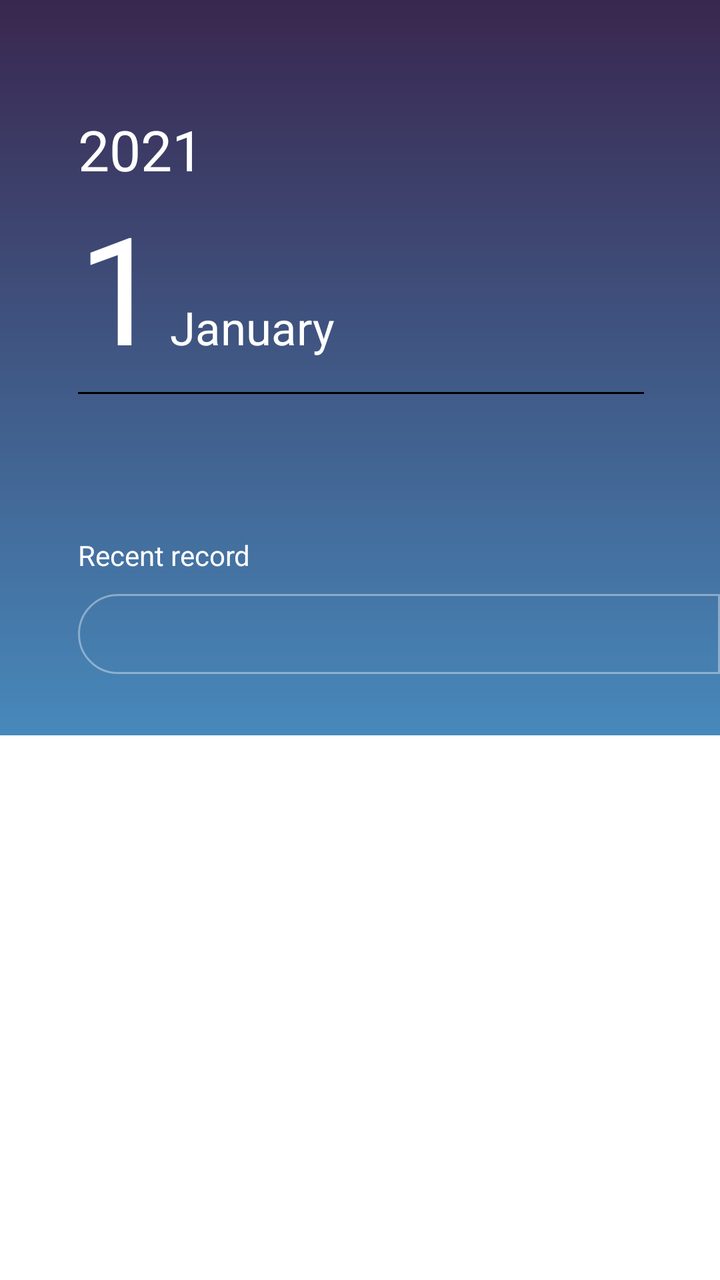
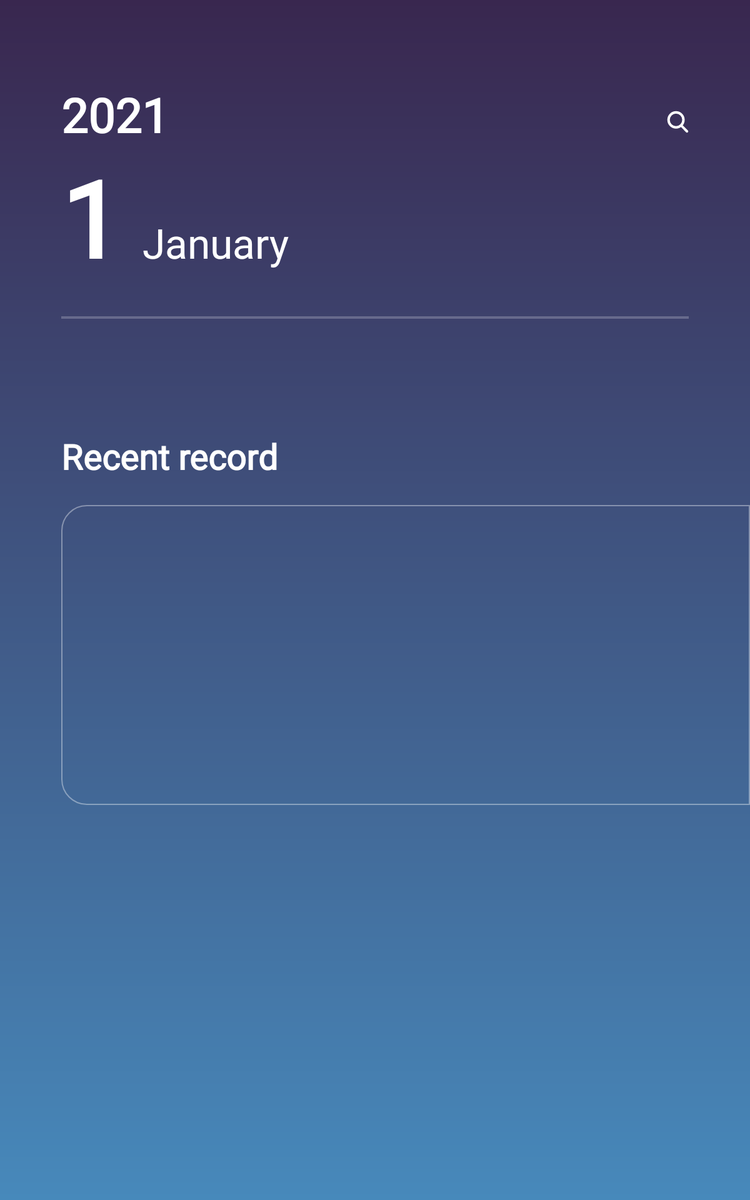

First picture: res/layout/ on a phone held upright. Second picture: the repository's own variant of that layout, on a device whose configuration matches the variant's folder. Source for both follows.
<!-- AndroidManifest.xml: application theme Theme.SoundDay -->
<!-- res/layout/activity_main.xml -->
<?xml version="1.0" encoding="utf-8"?>
<layout xmlns:android="http://schemas.android.com/apk/res/android"
    xmlns:app="http://schemas.android.com/apk/res-auto"
    xmlns:tools="http://schemas.android.com/tools"
    tools:context=".Activity.MainActivity">

    <ScrollView
        android:layout_width="match_parent"
        android:layout_height="match_parent">

        <androidx.constraintlayout.widget.ConstraintLayout
            android:layout_width="match_parent"
            android:layout_height="wrap_content"
            android:background="@drawable/background_main"
            android:paddingBottom="30dp">

            
            <TextView
                android:id="@+id/tv_year"
                android:layout_width="0dp"
                android:layout_height="wrap_content"
                android:layout_marginStart="39dp"
                android:layout_marginTop="56dp"
                android:text="2021"
                android:textSize="28sp"
                app:layout_constraintEnd_toStartOf="@id/img_searchIcon"
                app:layout_constraintStart_toStartOf="parent"
                app:layout_constraintTop_toTopOf="parent" />

            
            <ImageView
                android:id="@+id/img_searchIcon"
                android:layout_width="20dp"
                android:layout_height="20dp"
                android:layout_marginEnd="38dp"
                android:baselineAlignBottom="true"
                android:src="@color/black"
                android:visibility="invisible"
                app:layout_constraintBaseline_toBaselineOf="@id/tv_year"
                app:layout_constraintEnd_toEndOf="parent"
                app:layout_constraintStart_toEndOf="@id/tv_year" />

            
            <TextView
                android:id="@+id/tv_monthNumber"
                android:layout_width="wrap_content"
                android:layout_height="wrap_content"
                android:text="1"
                android:textSize="75sp"
                app:layout_constraintStart_toStartOf="@id/tv_year"
                app:layout_constraintTop_toBottomOf="@id/tv_year" />

            
            <TextView
                android:id="@+id/tv_monthString"
                android:layout_width="wrap_content"
                android:layout_height="wrap_content"
                android:layout_marginStart="4dp"
                android:text="January"
                android:textSize="23sp"
                app:layout_constraintBaseline_toBaselineOf="@id/tv_monthNumber"
                app:layout_constraintStart_toEndOf="@id/tv_monthNumber" />

            
            <androidx.recyclerview.widget.RecyclerView
                android:id="@+id/rcv_calendarDay"
                android:layout_width="0dp"
                android:layout_height="wrap_content"
                android:layout_marginTop="13dp"
                android:numColumns="7"
                android:overScrollMode="never"
                app:layout_constraintEnd_toEndOf="@id/img_searchIcon"
                app:layout_constraintStart_toStartOf="@id/tv_monthNumber"
                app:layout_constraintTop_toBottomOf="@+id/tv_monthString" />

            <View
                android:id="@+id/line"
                android:layout_width="0dp"
                android:layout_height="1dp"
                android:layout_marginTop="4dp"
                android:background="@color/black"
                app:layout_constraintEnd_toEndOf="@id/img_searchIcon"
                app:layout_constraintStart_toStartOf="@id/rcv_calendarDay"
                app:layout_constraintTop_toBottomOf="@id/rcv_calendarDay" />

            <androidx.recyclerview.widget.RecyclerView
                android:id="@+id/rcv_calendar"
                android:layout_width="0dp"
                android:layout_height="wrap_content"
                android:layout_marginTop="23dp"
                android:overScrollMode="never"
                app:layout_constraintEnd_toEndOf="@id/line"
                app:layout_constraintStart_toStartOf="@id/line"
                app:layout_constraintTop_toBottomOf="@+id/line" />
            


            
            <TextView
                android:id="@+id/tv_recentRecord"
                android:layout_width="wrap_content"
                android:layout_height="wrap_content"
                app:layout_constraintStart_toStartOf="@id/tv_monthNumber"
                app:layout_constraintTop_toBottomOf="@id/rcv_calendar"
                android:layout_marginTop="48dp"
                android:text="Recent record"
                android:paddingBottom="10dp"
                />

            <androidx.recyclerview.widget.RecyclerView
                android:id="@+id/rcv_recentDiaryList"
                android:layout_width="0dp"
                android:layout_height="wrap_content"
                app:layout_constraintEnd_toEndOf="parent"
                app:layout_constraintStart_toStartOf="@id/tv_recentRecord"
                app:layout_constraintTop_toBottomOf="@id/tv_recentRecord"
                android:overScrollMode="never"
                android:background="@drawable/round_border_white_20"
                android:paddingVertical="20dp"
                android:paddingHorizontal="25dp"
                />

            <TextView
                android:id="@+id/tv_noResult"
                android:layout_width="wrap_content"
                android:layout_height="wrap_content"
                android:text="당신의 하루를 말해보세요!"
                app:layout_constraintStart_toStartOf="@id/tv_recentRecord"
                app:layout_constraintTop_toBottomOf="@id/tv_recentRecord"
                android:layout_marginTop="20dp"
                android:layout_marginStart="25dp"
                android:visibility="invisible"
                />
        </androidx.constraintlayout.widget.ConstraintLayout>
    </ScrollView>
</layout>
<!-- resources referenced by this layout -->
<resources>
  <color name="black">#FF000000</color>
  <!-- drawable background_main (drawable) -->
  <vector xmlns:android="http://schemas.android.com/apk/res/android"
      xmlns:aapt="http://schemas.android.com/aapt"
      android:width="360dp"
      android:height="760dp"
      android:viewportWidth="360"
      android:viewportHeight="760">
    <path
        android:pathData="M0,0H360V760H0z">
      <aapt:attr name="android:fillColor">
        <gradient 
            android:startY="0"
            android:startX="180"
            android:endY="760"
            android:endX="180"
            android:type="linear">
          <item android:offset="0" android:color="#FF39274F"/>
          <item android:offset="1" android:color="#FF4789BB"/>
        </gradient>
      </aapt:attr>
    </path>
  </vector>
  <!-- drawable round_border_white_20 (drawable) -->
  <?xml version="1.0" encoding="utf-8"?>
  <selector xmlns:android="http://schemas.android.com/apk/res/android">
      <item>
          <shape android:shape="rectangle">
              <corners android:topLeftRadius="20dp"
                  android:bottomLeftRadius="20dp"
                  />
              <stroke android:color="#60FFFFFF" android:width="1dp"/>
          </shape>
      </item>
  </selector>
  <style name="Theme.SoundDay" parent="Theme.MaterialComponents.DayNight.DarkActionBar">
          
          <item name="colorPrimary">@color/purple_500</item>
          <item name="colorPrimaryVariant">@color/purple_700</item>
          <item name="colorOnPrimary">@color/white</item>
          
          <item name="colorSecondary">@color/teal_200</item>
          <item name="colorSecondaryVariant">@color/teal_700</item>
          <item name="colorOnSecondary">@color/black</item>
          
  
          
          <item name="windowActionBar">false</item>
          <item name="windowNoTitle">true</item>
  
          
          <item name="android:statusBarColor">@android:color/transparent</item>
  
          
          <item name="bottomSheetDialogTheme">@style/AppBottomSheetDialogTheme</item>
  
          
          <item name="android:textColor">@color/white</item>
  
      </style>
  <color name="purple_500">#FF6200EE</color>
  <color name="purple_700">#FF3700B3</color>
  <color name="white">#FFFFFFFF</color>
  <color name="teal_200">#FF03DAC5</color>
  <color name="teal_700">#FF018786</color>
  <style name="AppBottomSheetDialogTheme" parent="Theme.Design.Light.BottomSheetDialog">
          <item name="bottomSheetStyle">@style/AppModalStyle</item>
      </style>
  <style name="AppModalStyle" parent="Widget.Design.BottomSheet.Modal">
          <item name="android:background">@drawable/dialog_bottom</item>
      </style>
  <!-- drawable dialog_bottom (drawable) -->
  <?xml version="1.0" encoding="utf-8"?>
  <selector xmlns:android="http://schemas.android.com/apk/res/android">
      <item>
          <shape android:shape="rectangle">
              <solid android:color="#C2FFFFFF" />
              <corners android:topLeftRadius="20dp" android:topRightRadius="20dp" />
          </shape>
      </item>
  </selector>
</resources>
<!-- res/layout-large/activity_main.xml (the repository's variant of the layout above) -->
<!-- drawn on a 7-inch tablet held upright -->
<?xml version="1.0" encoding="utf-8"?>
<layout xmlns:android="http://schemas.android.com/apk/res/android"
    xmlns:app="http://schemas.android.com/apk/res-auto"
    xmlns:tools="http://schemas.android.com/tools"
    android:fitsSystemWindows="true"
    tools:context=".Activity.MainActivity">

    <ScrollView
        android:layout_width="match_parent"
        android:layout_height="match_parent"
        android:background="@drawable/background_main">

        <androidx.constraintlayout.widget.ConstraintLayout
            android:layout_width="match_parent"
            android:layout_height="wrap_content"
            android:paddingBottom="40dp">

            
            <TextView
                android:id="@+id/tv_year"
                style="@style/balooMedium"
                android:layout_width="0dp"
                android:layout_height="wrap_content"
                android:layout_marginStart="@dimen/_39dp"
                android:layout_marginTop="@dimen/_56dp"
                android:text="2021"
                android:textSize="@dimen/_28sp"
                app:layout_constraintEnd_toStartOf="@id/img_searchIcon"
                app:layout_constraintStart_toStartOf="parent"
                app:layout_constraintTop_toTopOf="parent" />

            
            <ImageView
                android:id="@+id/img_searchIcon"
                android:layout_width="wrap_content"
                android:layout_height="wrap_content"
                android:layout_marginEnd="@dimen/_39dp"
                android:baselineAlignBottom="true"
                android:src="@drawable/img_search"
                app:layout_constraintBaseline_toBaselineOf="@id/tv_year"
                app:layout_constraintEnd_toEndOf="parent"
                app:layout_constraintStart_toEndOf="@id/tv_year" />

            
            <TextView
                android:id="@+id/tv_monthNumber"
                style="@style/balooMedium"
                android:layout_width="wrap_content"
                android:layout_height="wrap_content"
                android:text="1"
                android:textSize="@dimen/_75sp"
                app:layout_constraintStart_toStartOf="@id/tv_year"
                app:layout_constraintTop_toBottomOf="@id/tv_year" />

            
            <TextView
                android:id="@+id/tv_monthString"
                style="@style/balooRegular"
                android:layout_width="wrap_content"
                android:layout_height="wrap_content"
                android:layout_marginStart="@dimen/_7dp"
                android:text="January"
                android:textSize="@dimen/_23sp"
                app:layout_constraintBaseline_toBaselineOf="@id/tv_monthNumber"
                app:layout_constraintStart_toEndOf="@id/tv_monthNumber" />

            
            <androidx.recyclerview.widget.RecyclerView
                android:id="@+id/rcv_calendarDay"
                android:layout_width="0dp"
                android:layout_height="wrap_content"
                android:layout_marginTop="@dimen/_13dp"
                android:numColumns="7"
                android:overScrollMode="never"
                app:layout_constraintEnd_toEndOf="@id/img_searchIcon"
                app:layout_constraintStart_toStartOf="@id/tv_monthNumber"
                app:layout_constraintTop_toBottomOf="@+id/tv_monthString" />


            <View
                android:id="@+id/line"
                android:layout_width="0dp"
                android:layout_height="@dimen/_1dp"
                android:layout_marginTop="@dimen/_14dp"
                android:background="@drawable/view_line"
                app:layout_constraintEnd_toEndOf="@id/img_searchIcon"
                app:layout_constraintStart_toStartOf="@id/rcv_calendarDay"
                app:layout_constraintTop_toBottomOf="@id/rcv_calendarDay" />

            <androidx.recyclerview.widget.RecyclerView
                android:id="@+id/rcv_calendar"
                android:layout_width="0dp"
                android:layout_height="wrap_content"
                android:layout_marginTop="@dimen/_23dp"
                android:overScrollMode="never"
                app:layout_constraintEnd_toEndOf="@id/line"
                app:layout_constraintStart_toStartOf="@id/line"
                app:layout_constraintTop_toBottomOf="@+id/line" />
            


            
            <TextView
                android:id="@+id/tv_recentRecord"
                android:layout_width="wrap_content"
                android:layout_height="wrap_content"
                android:layout_marginTop="@dimen/_48dp"
                android:paddingBottom="@dimen/_10dp"
                android:textSize="@dimen/_18sp"
                style="@style/balooMedium"
                android:text="Recent record"
                app:layout_constraintStart_toStartOf="@id/tv_monthNumber"
                app:layout_constraintTop_toBottomOf="@id/rcv_calendar" />

            
            <View
                android:layout_width="0dp"
                android:layout_height="240dp"
                app:layout_constraintEnd_toEndOf="parent"
                app:layout_constraintStart_toStartOf="@id/tv_recentRecord"
                app:layout_constraintTop_toBottomOf="@id/tv_recentRecord"
                android:background="@drawable/round_border_white_20"
                />

            <androidx.recyclerview.widget.RecyclerView
                android:id="@+id/rcv_recentDiaryList"
                style="@style/balooMedium"
                android:layout_width="0dp"
                android:layout_height="wrap_content"
                android:overScrollMode="never"
                android:paddingHorizontal="@dimen/_25dp"
                android:paddingVertical="@dimen/_20dp"
                app:layout_constraintEnd_toEndOf="parent"
                app:layout_constraintStart_toStartOf="@id/tv_recentRecord"
                app:layout_constraintTop_toBottomOf="@id/tv_recentRecord" />

            <TextView
                android:id="@+id/tv_noResult"
                style="@style/balooMedium"
                android:layout_width="wrap_content"
                android:layout_height="wrap_content"
                android:layout_marginStart="@dimen/_25dp"
                android:layout_marginTop="@dimen/_20dp"
                android:text="당신의 하루를 말해보세요!"
                android:textSize="@dimen/_17sp"
                android:visibility="invisible"
                app:layout_constraintStart_toStartOf="@id/tv_recentRecord"
                app:layout_constraintTop_toBottomOf="@id/tv_recentRecord" />

        </androidx.constraintlayout.widget.ConstraintLayout>
    </ScrollView>
</layout>
<!-- resources referenced by the variant -->
<!-- as a 7-inch tablet held upright resolves them -->
<resources>
  <!-- from res/values-large/ -->
  <dimen name="_10dp">20dp</dimen>
  <!-- from res/values-large/ -->
  <dimen name="_13dp">23dp</dimen>
  <!-- from res/values-large/ -->
  <dimen name="_14dp">14dp</dimen>
  <!-- from res/values-large/ -->
  <dimen name="_17sp">27sp</dimen>
  <!-- from res/values-large/ -->
  <dimen name="_18sp">28sp</dimen>
  <!-- from res/values-large/ -->
  <dimen name="_1dp">2dp</dimen>
  <!-- from res/values-large/ -->
  <dimen name="_20dp">30dp</dimen>
  <!-- from res/values-large/ -->
  <dimen name="_23dp">33dp</dimen>
  <!-- from res/values-large/ -->
  <dimen name="_23sp">33sp</dimen>
  <!-- from res/values-large/ -->
  <dimen name="_25dp">35dp</dimen>
  <!-- from res/values-large/ -->
  <dimen name="_28sp">38sp</dimen>
  <!-- from res/values-large/ -->
  <dimen name="_39dp">49dp</dimen>
  <!-- from res/values-large/ -->
  <dimen name="_48dp">58dp</dimen>
  <!-- from res/values-large/ -->
  <dimen name="_56dp">66dp</dimen>
  <!-- from res/values-large/ -->
  <dimen name="_75sp">85sp</dimen>
  <!-- from res/values-large/ -->
  <dimen name="_7dp">17dp</dimen>
  <!-- drawable img_search (drawable) -->
  <vector xmlns:android="http://schemas.android.com/apk/res/android"
      android:width="20.193dp"
      android:height="20.498dp"
      android:viewportWidth="20.193"
      android:viewportHeight="20.498">
    <path
        android:pathData="M9.8995,9.8986m-4.2426,4.2426a6,6 110.6402,1 1,8.4853 -8.4853a6,6 110.6402,1 1,-8.4853 8.4853"
        android:strokeLineJoin="round"
        android:strokeWidth="2"
        android:fillColor="#00000000"
        android:strokeColor="#fff"/>
    <path
        android:pathData="M14.5359,13.427l4.9497,4.9497a1,1 119.0546,0 1,0 1.4142,1 1,119.0546 0,1 -1.4142,0L13.1217,14.8412L14.5359,13.427z"
        android:fillColor="#fff"/>
  </vector>
  <!-- drawable round_border_white_20 (drawable) -->
  <?xml version="1.0" encoding="utf-8"?>
  <selector xmlns:android="http://schemas.android.com/apk/res/android">
      <item>
          <shape android:shape="rectangle">
              <corners android:topLeftRadius="20dp"
                  android:bottomLeftRadius="20dp"
                  />
              <stroke android:color="#60FFFFFF" android:width="1dp"/>
          </shape>
      </item>
  </selector>
  <!-- drawable view_line (drawable) -->
  <vector xmlns:android="http://schemas.android.com/apk/res/android"
      android:width="283dp"
      android:height="1dp"
      android:viewportWidth="283"
      android:viewportHeight="1">
    <path
        android:strokeWidth="1"
        android:pathData="M0,0.5L283,0.5"
        android:strokeAlpha="0.22"
        android:fillColor="#00000000"
        android:strokeColor="#fff"
        android:fillAlpha="0.22"/>
  </vector>
  <style name="balooMedium">
          <item name="fontFamily">@font/baloo2_font</item>
          <item name="android:textStyle">bold</item>
      </style>
  <style name="balooRegular">
          <item name="fontFamily">@font/baloo2_font</item>
      </style>
  <color name="purple_500">#FF6200EE</color>
  <color name="purple_700">#FF3700B3</color>
  <color name="white">#FFFFFFFF</color>
  <color name="teal_200">#FF03DAC5</color>
  <color name="teal_700">#FF018786</color>
  <color name="black">#FF000000</color>
  <style name="AppBottomSheetDialogTheme" parent="Theme.Design.Light.BottomSheetDialog">
          <item name="bottomSheetStyle">@style/AppModalStyle</item>
      </style>
  <style name="AppModalStyle" parent="Widget.Design.BottomSheet.Modal">
          <item name="android:background">@drawable/dialog_bottom</item>
      </style>
  <!-- drawable dialog_bottom (drawable) -->
  <?xml version="1.0" encoding="utf-8"?>
  <selector xmlns:android="http://schemas.android.com/apk/res/android">
      <item>
          <shape android:shape="rectangle">
              <solid android:color="#C2FFFFFF" />
              <corners android:topLeftRadius="20dp" android:topRightRadius="20dp" />
          </shape>
      </item>
  </selector>
</resources>
